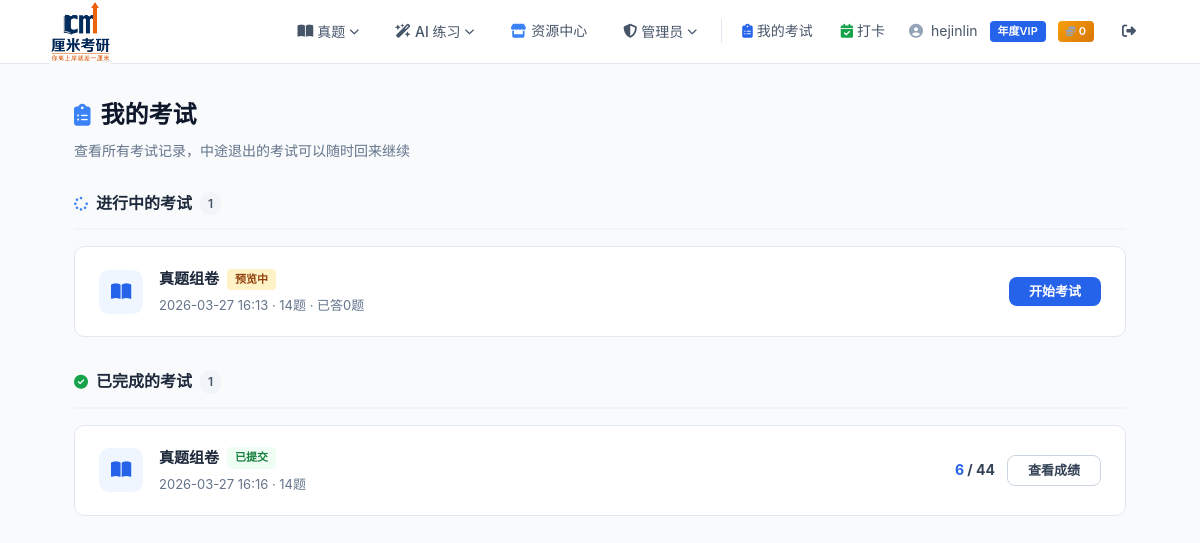
The page /my-exams/ (signed in) on the database as committed earlier.
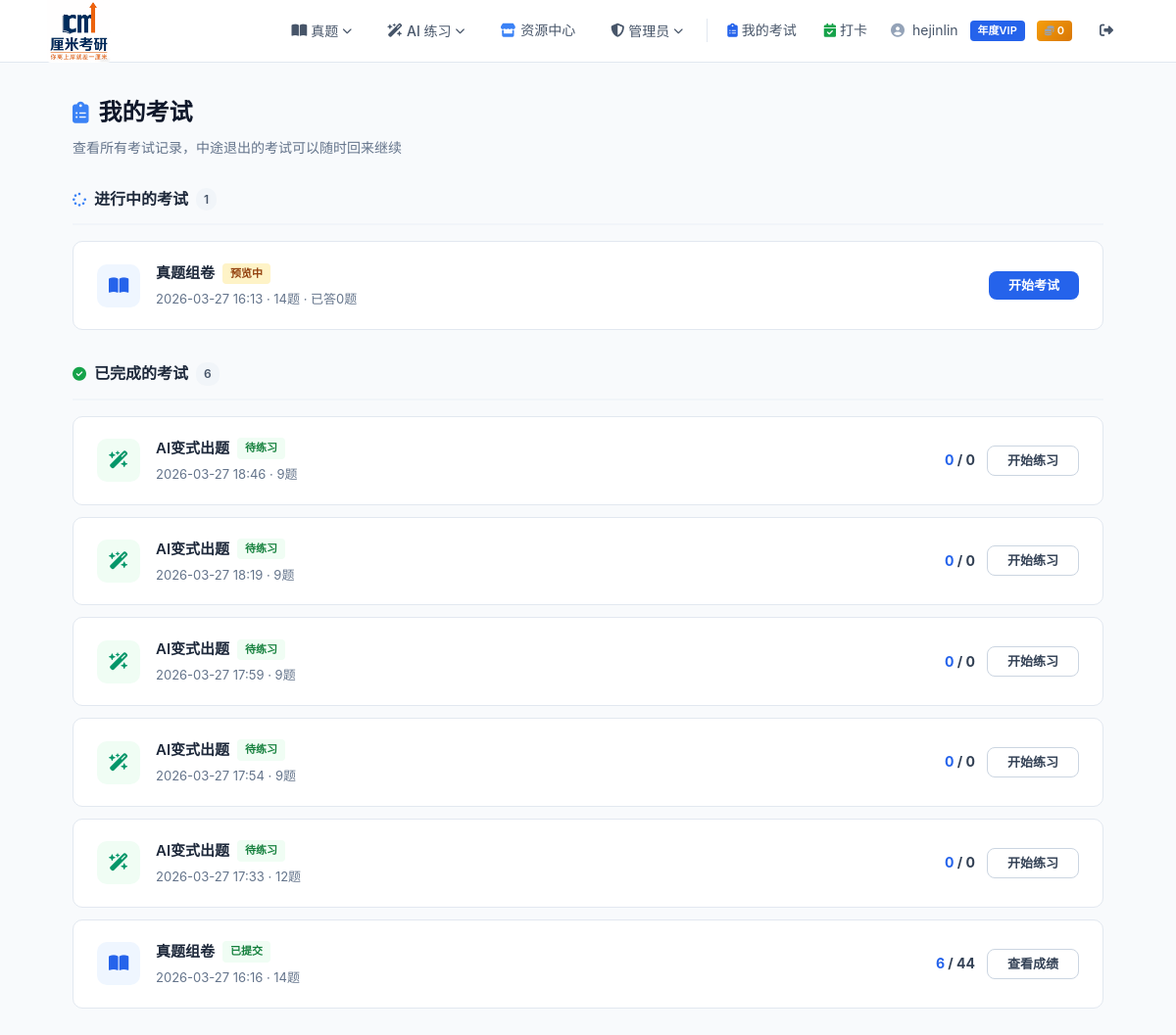
The same page on the database as committed later.
### ai_test/models.py (models this page shows, shortened)
class AIExam(models.Model):
    STATUS_CHOICES = [
        ("pending", "生成中"),
        ("completed", "待练习"),
        ("taking", "作答中"),
        ("submitted", "已提交"),
    ]
    user = models.ForeignKey(settings.AUTH_USER_MODEL, on_delete=models.CASCADE, verbose_name="用户")
    subject = models.ForeignKey("kaoyan_app.Subject", on_delete=models.CASCADE, verbose_name="专业课")
    status = models.CharField(max_length=20, choices=STATUS_CHOICES, default="pending", verbose_name="状态")
    task_id = models.CharField(max_length=100, null=True, blank=True, verbose_name="异步任务ID")
    created_at = models.DateTimeField(auto_now_add=True, verbose_name="创建时间")
    completed_at = models.DateTimeField(null=True, blank=True, verbose_name="生成完成时间")
    started_at = models.DateTimeField(null=True, blank=True, verbose_name="开始作答时间")
    duration_seconds = models.IntegerField(default=0, verbose_name="作答时长(秒)")
    score = models.IntegerField(default=0, verbose_name="客观题得分")
    total_objective_score = models.IntegerField(default=0, verbose_name="客观题总分")
    choice_count = models.IntegerField(default=0, verbose_name="选择题数量")
    fill_count = models.IntegerField(default=0, verbose_name="填空题数量")
    judge_count = models.IntegerField(default=0, verbose_name="判断题数量")
    short_count = models.IntegerField(default=0, verbose_name="简答题数量")
    calc_count = models.IntegerField(default=0, verbose_name="计算题数量")
    draw_count = models.IntegerField(default=0, verbose_name="画图题数量")
    class Meta:
        verbose_name = "AI智能试卷"
        verbose_name_plural = "AI智能试卷"
        ordering = ["-created_at"]

### user/views.py (the view, shortened to what this page needs)
# urls.py: path("my-exams/", views.my_exams, name="my_exams"),
@login_required
def my_exams(request):
    from zu_juan.models import Exam
    from ai_test.models import AIPracticeExam, AIExam
    user = request.user
    exams = []
    for e in Exam.objects.filter(user=user).order_by("-created_at"):
        q_count = e.questions.count()
        answered = e.questions.exclude(user_answer__isnull=True).exclude(user_answer__exact="").count()
        exams.append({
            "type": "真题组卷",
            "type_icon": "fa-book-open",
            "type_color": "var(--blue-600)",
            "type_bg": "var(--blue-50)",
            "id": e.id,
            "created_at": e.created_at,
            "status": e.status,
            "status_label": dict(Exam.STATUS_CHOICES).get(e.status, e.status),
            "q_count": q_count,
            "answered": answered,
            "score": e.score,
            "total_score": e.total_objective_score,
            "resume_url": f"/exam/take/{e.id}/" if e.status == "taking" else (
                f"/exam/preview/{e.id}/" if e.status == "preview" else f"/exam/result/{e.id}/"),
            "resume_label": "继续作答" if e.status == "taking" else (
                "开始考试" if e.status == "preview" else "查看成绩"),
        })
    for e in AIExam.objects.filter(user=user).order_by("-created_at"):
        q_count = e.questions.count()
        answered = e.questions.exclude(user_answer__isnull=True).exclude(user_answer__exact="").count()
        if e.status == "pending":
            resume_url = None
            resume_label = "生成中..."
        elif e.status == "completed":
            resume_url = f"/ai-test/take/{e.id}/"
            resume_label = "开始练习"
        elif e.status == "taking":
            resume_url = f"/ai-test/take/{e.id}/"
            resume_label = "继续作答"
        else:  # submitted
            resume_url = f"/ai-test/result/{e.id}/"
            resume_label = "查看成绩"
        exams.append({
            "type": "AI变式出题",
            "type_icon": "fa-wand-magic-sparkles",
            "type_color": "#059669",
            "type_bg": "#f0fdf4",
            "id": e.id,
            "created_at": e.created_at,
            "status": e.status,
            "status_label": dict(AIExam.STATUS_CHOICES).get(e.status, e.status),
            "q_count": q_count,
            "answered": answered,
            "score": e.score,
            "total_score": e.total_objective_score,
            "resume_url": resume_url,
            "resume_label": resume_label,
        })
    exams.sort(key=lambda x: x["created_at"], reverse=True)
    in_progress = [e for e in exams if e["status"] in ("taking", "preview", "pending")]
    completed = [e for e in exams if e["status"] in ("submitted", "completed")]
    return render(request, "user/my_exams.html", {
        "in_progress": in_progress,
        "completed": completed,
        "has_active": any(e["status"] == "taking" for e in in_progress),
    })

### kaoyan_project/vip_utils.py (called while the page is built, shortened)
def vip_context(request):
    user = request.user
    if user.is_authenticated:
        is_vip = user.is_vip()
        vip_label = dict(user.VIP_CHOICES).get(user.vip_level, "")
        return {
            "is_vip": is_vip,
            "vip_label": vip_label,
            "is_free_user": not is_vip,
            "user_coins": user.coins,
        }

### user/models.py (called while the page is built)
    def is_vip(self):
        if self.vip_level == 0:
            return False
        if self.vip_expire_date is None:
            return False
        from django.utils import timezone
        return self.vip_expire_date > timezone.now()

### user/templates/user/my_exams.html (shortened to what this page needs)
{% extends "user/base.html" %}
{% block content %}
<div class="page-header">
    <div class="page-title"><i class="fa-solid fa-clipboard-list"></i> 我的考试</div>
    <p class="page-subtitle">查看所有考试记录，中途退出的考试可以随时回来继续</p>
</div>
<div class="exam-section">
    <div class="exam-section-title">
        <i class="fa-solid fa-spinner" style="color:var(--blue-500);"></i>
        进行中的考试
        <span class="count">{{ in_progress|length }}</span>
    </div>
    {% if in_progress %}
        {% for e in in_progress %}
        <div class="exam-card">
            <div class="ec-left">
                <div class="ec-type-icon" style="background:{{ e.type_bg }};color:{{ e.type_color }};">
                    <i class="fa-solid {{ e.type_icon }}"></i>
                </div>
                <div class="ec-info">
                    <h4>
                        {{ e.type }}
                        <span class="status-badge status-{{ e.status }}">
                            {{ e.status_label }}
                        </span>
                    </h4>
                    <p>{{ e.created_at|date:"Y-m-d H:i" }} · {{ e.q_count }}题{% if e.answered is not None %} · 已答{{ e.answered }}题{% endif %}</p>
                </div>
            </div>
            <div class="ec-right">
                {% if e.resume_url %}
                <a href="{{ e.resume_url }}" class="btn btn-primary" style="padding:8px 20px;font-size:13px;">
                    {{ e.resume_label }}
                </a>
                {% else %}
                <span class="btn btn-outline" style="padding:8px 20px;font-size:13px;opacity:0.6;cursor:default;">
                    <i class="fa-solid fa-clock"></i> {{ e.resume_label }}
                </span>
                {% endif %}
            </div>
        </div>
        {% endfor %}
    {% else %}
        <div class="empty-state" style="padding:40px;">
            <i class="fa-solid fa-inbox" style="font-size:36px;"></i>
            <p>暂无进行中的考试</p>
        </div>
    {% endif %}
</div>
<div class="exam-section">
    <div class="exam-section-title">
        <i class="fa-solid fa-circle-check" style="color:#16a34a;"></i>
        已完成的考试
        <span class="count">{{ completed|length }}</span>
    </div>
    {% if completed %}
        {% for e in completed %}
        <div class="exam-card">
            <div class="ec-left">
                <div class="ec-type-icon" style="background:{{ e.type_bg }};color:{{ e.type_color }};">
                    <i class="fa-solid {{ e.type_icon }}"></i>
                </div>
                <div class="ec-info">
                    <h4>
                        {{ e.type }}
                        <span class="status-badge status-{{ e.status }}">{{ e.status_label }}</span>
                    </h4>
                    <p>{{ e.created_at|date:"Y-m-d H:i" }} · {{ e.q_count }}题</p>
                </div>
            </div>
            <div class="ec-right">
                {% if e.score is not None %}
                <div class="ec-score"><span>{{ e.score }}</span> / {{ e.total_score }}</div>
                {% endif %}
                {% if e.resume_url %}
                <a href="{{ e.resume_url }}" class="btn btn-outline" style="padding:8px 20px;font-size:13px;">
                    {{ e.resume_label }}
                </a>
                {% endif %}
            </div>
        </div>
        {% endfor %}
    {% else %}
        <div class="empty-state" style="padding:40px;">
            <i class="fa-solid fa-inbox" style="font-size:36px;"></i>
            <p>暂无已完成的考试</p>
        </div>
    {% endif %}
</div>
{% endblock %}

Rows that differ between the two databases and show on the page:
added AIExam: created_at "2026-03-27 18:46"
added AIExam: created_at "2026-03-27 18:19"
added AIExam: created_at "2026-03-27 17:59"
added AIExam: created_at "2026-03-27 17:54"
added AIExam: created_at "2026-03-27 17:33"
Other text that changed with them:
{{ completed|length }}: "1" → "6"
new list line: "AI变式出题 待练习 · 9 题 0 / 0 开始练习"
new list line: "AI变式出题 待练习 · 12 题 0 / 0 开始练习"
